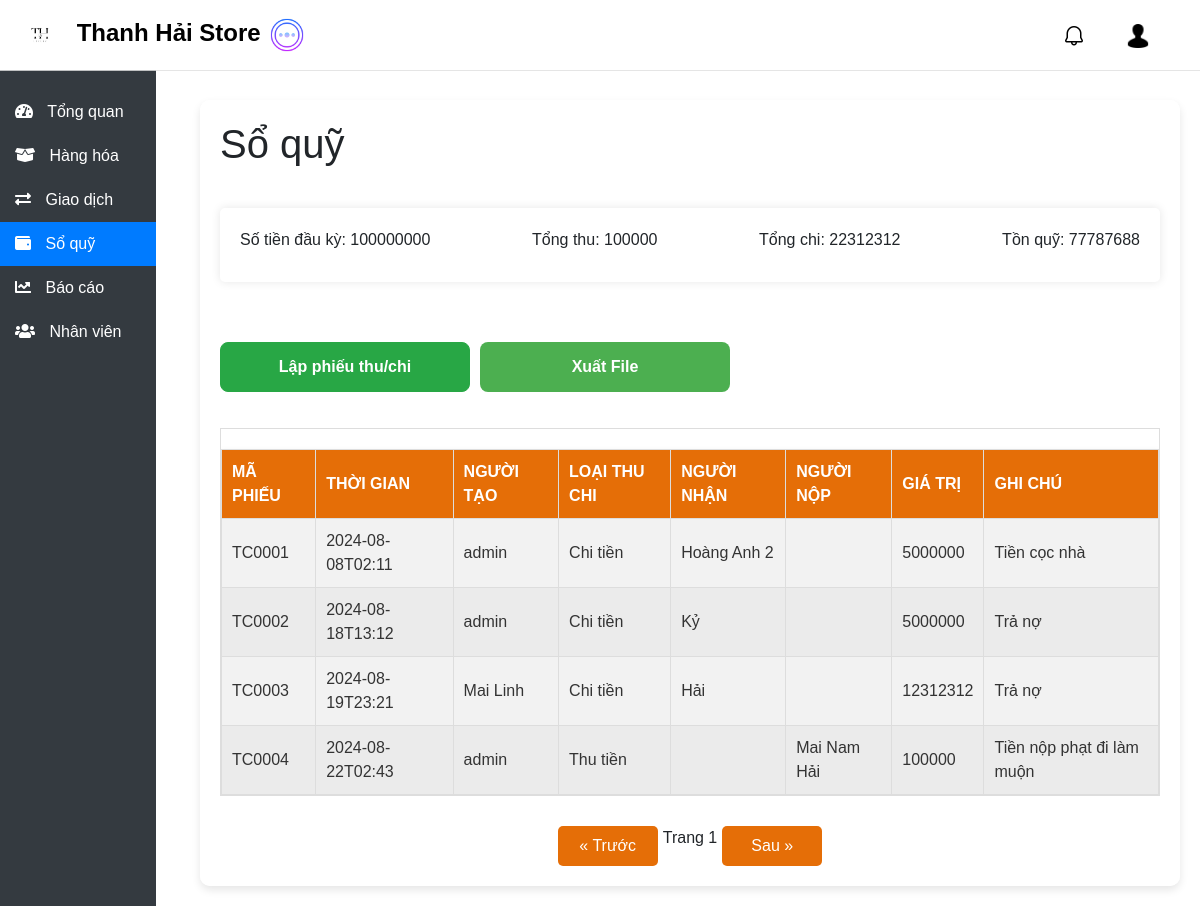
Page /treasury (signed in) on the committed database.
### db.py (models this page shows)
class Treasury(db.Model):
    __tablename__ = 'treasury'
    id_treasury = db.Column(db.Integer, primary_key=True)
    date = db.Column(db.String(255), nullable=False)
    type_treasury = db.Column(db.String(255), nullable=True)
    receiver = db.Column(db.String(255), nullable=True)
    submitter = db.Column(db.String(255), nullable=True)
    value = db.Column(db.Integer, nullable=True)
    note = db.Column(db.String(255), nullable=True)
    user_create = db.Column(db.String(255), nullable=False)

### app.py (the view)
@app.route("/treasury", methods=["GET"])
def admin_treasury():
    if "user_id" in session and session["usertype"] in ["admin", "thuquy"]:
        user = Register.query.filter_by(id=session["user_id"]).first()
        if user:
            treasurys = get_treasurys()
            opening_balance, total_income, total_expense, closing_balance = (
                cacul_treasury()
            )
            return render_template(
                "admin/treasury.html",
                user_type=user.usertype,
                user_name=user.user,
                treasurys=treasurys,
                opening_balance=opening_balance,
                total_income=total_income,
                total_expense=total_expense,
                closing_balance=closing_balance,
            )
        else:
            return "Không tìm thấy thông tin người dùng"
    else:
        return redirect(url_for("login"))

### app.py (called while the page is built)
def cacul_treasury():
    opening_balance = 100000000
    current_month = datetime.now().month
    current_year = datetime.now().year
    try:
        treasurys = Treasury.query.filter(
            extract("month", Treasury.date) == current_month,
            extract("year", Treasury.date) == current_year,
        ).all()
    except ProgrammingError:
        return opening_balance, 0, 0, opening_balance
    total_income = sum(t.value for t in treasurys if t.type_treasury == "Thu tiền")
    total_expense = sum(t.value for t in treasurys if t.type_treasury == "Chi tiền")
    closing_balance = opening_balance + total_income - total_expense
    return opening_balance, total_income, total_expense, closing_balance

### templates/admin/treasury.html (shortened to what this page needs)
<!DOCTYPE html>
<html lang="en">
<head>
    <link rel="stylesheet" href="https://stackpath.bootstrapcdn.com/bootstrap/4.5.2/css/bootstrap.min.css">
    <link rel="stylesheet" href="../../static/css/treasury.css">
    <link rel="stylesheet" href="https://cdnjs.cloudflare.com/ajax/libs/font-awesome/5.15.3/css/all.min.css">
    <link rel="stylesheet" href="../../static/css/noti.css">
    <link rel="stylesheet" href="../../static/css/base.css">
    <link href="https://cdnjs.cloudflare.com/ajax/libs/toastr.js/latest/toastr.min.css" rel="stylesheet" />
</head>
<body>
    {% include 'navbar.html' %}
    <div class="sidebar" id="sidebar">
        <a href="/overview" id="overview-link"><i class="fas fa-tachometer-alt"></i> Tổng quan</a>
        <a href="/product" id="product-link"><i class="fas fa-box-open"></i> Hàng hóa</a>
        <a href="/transaction" id="transaction-link"><i class="fas fa-exchange-alt"></i> Giao dịch</a>
        <a href="/treasury" class="active"><i class="fas fa-wallet"></i> Sổ quỹ</a>
        <a href="/report" id="report-link"><i class="fas fa-chart-line"></i> Báo cáo</a>
        <a href="/staff" id="staff-link"><i class="fas fa-users"></i> Nhân viên</a>
    </div>
    <div class="content" id="content">
        <div class="card-container">
            <div class="main-content">
                <h1>Sổ quỹ</h1>
                <div class="summary">
                    <p>Số tiền đầu kỳ: {{ opening_balance }}</p>
                    <p>Tổng thu: {{ total_income }}</p>
                    <p>Tổng chi: {{ total_expense }}</p>
                    <p>Tồn quỹ: {{ closing_balance }}</p>
                </div>
                <div class="btn-container">
                    <button id="addTreasury" class="btn btn-primary mb-3" data-toggle="modal"
                        data-target="#treasuryModal">Lập phiếu thu/chi</button>
                    <button id="exportFile" class="btn btn-primary mb-3">Xuất File</button>
                </div>
                <div class="table-responsive">
                    <table id="productTable">
                        <thead>
                            <tr>
                                <th>Mã phiếu</th>
                                <th>Thời gian</th>
                                <th>Người tạo</th>
                                <th>Loại thu chi</th>
                                <th>Người nhận</th>
                                <th>Người nộp</th>
                                <th>Giá trị</th>
                                <th>Ghi chú</th>
                            </tr>
                        </thead>
                        <tbody>
                            {% for treasury in treasurys %}
                            <tr data-id="{{ treasury.id_treasury }}">
                                <td>{{ treasury.code_treasury }}</td>
                                <td>{{ treasury.date }}</td>
                                <td>{{ treasury.user_create }}</td>
                                <td>{{ treasury.type_treasury }}</td>
                                <td>{{ treasury.receiver }}</td>
                                <td>{{ treasury.submitter }}</td>
                                <td>{{ treasury.value }}</td>
                                <td>{{ treasury.note }}</td>
                            </tr>
                            {% endfor %}
                        </tbody>
                    </table>
                </div>
                <div class="table-pagination">
                    <button id="prevPageBtn">&laquo; Trước</button>
                    <span id="currentPage">Trang 1</span>
                    <button id="nextPageBtn">Sau &raquo;</button>
                </div>
            </div>
        </div>
</body>
</html>

### static/css/treasury.css (style rules this page uses)
table { width: 100%; border-collapse: collapse; margin-top: 20px; box-shadow: 0 4px 8px rgba(0, 0, 0, 0.1); background-color: #f8f8f8; }
th, td { border: 1px solid #dddddd; text-align: left; padding: 10px; transition: background-color 0.3s ease, color 0.3s ease; }
th { background-color: #e56e07; color: white; text-transform: uppercase; }
td { background-color: #f2f2f2; color: #333; }
tr:nth-child(even) td { background-color: #ebebeb; }
.btn-primary { background-color: #4CAF50; color: #fff; padding: 14px 24px; border: none; border-radius: 6px; cursor: pointer; float: right; transition: background-color 0.3s; }
.table-responsive { max-height: fit-content; overflow-y: auto; overflow-x: auto; border: 1px solid #ddd; }
.table-pagination { display: flex; justify-content: center; margin-top: 10px; }
.table-pagination button { width: 100px; padding: 8px 12px; margin: 0 5px; background-color: #e56e07; color: white; border: none; border-radius: 5px; cursor: pointer; }
h1 { margin-bottom: 20px; }
.summary { display: flex; justify-content: space-between; margin-bottom: 20px; padding: 20px; background-color: white; border-radius: 5px; box-shadow: 0 0 10px rgba(0, 0, 0, 0.1); }
.summary p { margin: 0 0 10px 0; font-size: 16px; }
.btn { display: inline-block; font-size: 16px; font-weight: bold; padding: 12px 24px; border: none; border-radius: 8px; text-align: center; cursor: pointer; transition: all 0.3s ease; color: #fff; width: 250px; }
#addTreasury { background-color: #28a745; border: 1px solid #28a745; }
.btn-container { display: flex; gap: 10px; margin-top: 20px; }

### static/css/base.css (style rules this page uses)
body { font-family: Arial, sans-serif; background-image: url('../../static/img/background_dash2.jpg'); background-size: cover; background-repeat: no-repeat; background-attachment: fixed; margin: 0; padding: 0; }
.sidebar { height: 100%; width: 13%; position: fixed; top: 70px; left: 0; background-color: #343a40; padding-top: 20px; z-index: 999; transition: width 0.3s ease; overflow-x: hidden; white-space: nowrap; }
.sidebar a { padding: 10px 15px; text-decoration: none; font-size: 16px; color: white; display: block; transition: background-color 0.3s ease, padding-left 0.3s ease; position: relative; }
.sidebar a i { margin-right: 10px; transition: transform 0.3s ease; }
.sidebar a.active { background-color: #007bff; }
.content { margin-left: 15%; margin-top: 80px; padding: 20px; transition: margin-left 0.3s ease; display: flex; }
.card-container { width: 100%; background-color: rgba(255, 255, 255, 0.9); padding: 20px; border-radius: 10px; box-shadow: 0 4px 8px rgba(0, 0, 0, 0.1); }
.main-content { display: flex; flex-direction: column; flex-wrap: wrap; gap: 20px; }

### rows in the picture
Treasury: code_treasury "TC0001", date "2024-08-08T02:11", user_create "admin", type_treasury "Chi tiền", receiver "Hoàng Anh 2", value "5000000", note "Tiền cọc nhà"
Treasury: code_treasury "TC0002", date "2024-08-18T13:12", user_create "admin", type_treasury "Chi tiền", receiver "Kỷ", value "5000000", note "Trả nợ"
Treasury: code_treasury "TC0003", date "2024-08-19T23:21", user_create "Mai Linh", type_treasury "Chi tiền", receiver "Hải", value "12312312", note "Trả nợ"
Treasury: code_treasury "TC0004", date "2024-08-22T02:43", user_create "admin", type_treasury "Thu tiền", submitter "Mai Nam Hải", value "100000", note "Tiền nộp phạt đi làm muộn"

### other values in the picture
{{ opening_balance }} "100000000"
{{ total_income }} "100000"
{{ total_expense }} "22312312"
{{ closing_balance }} "77787688"
